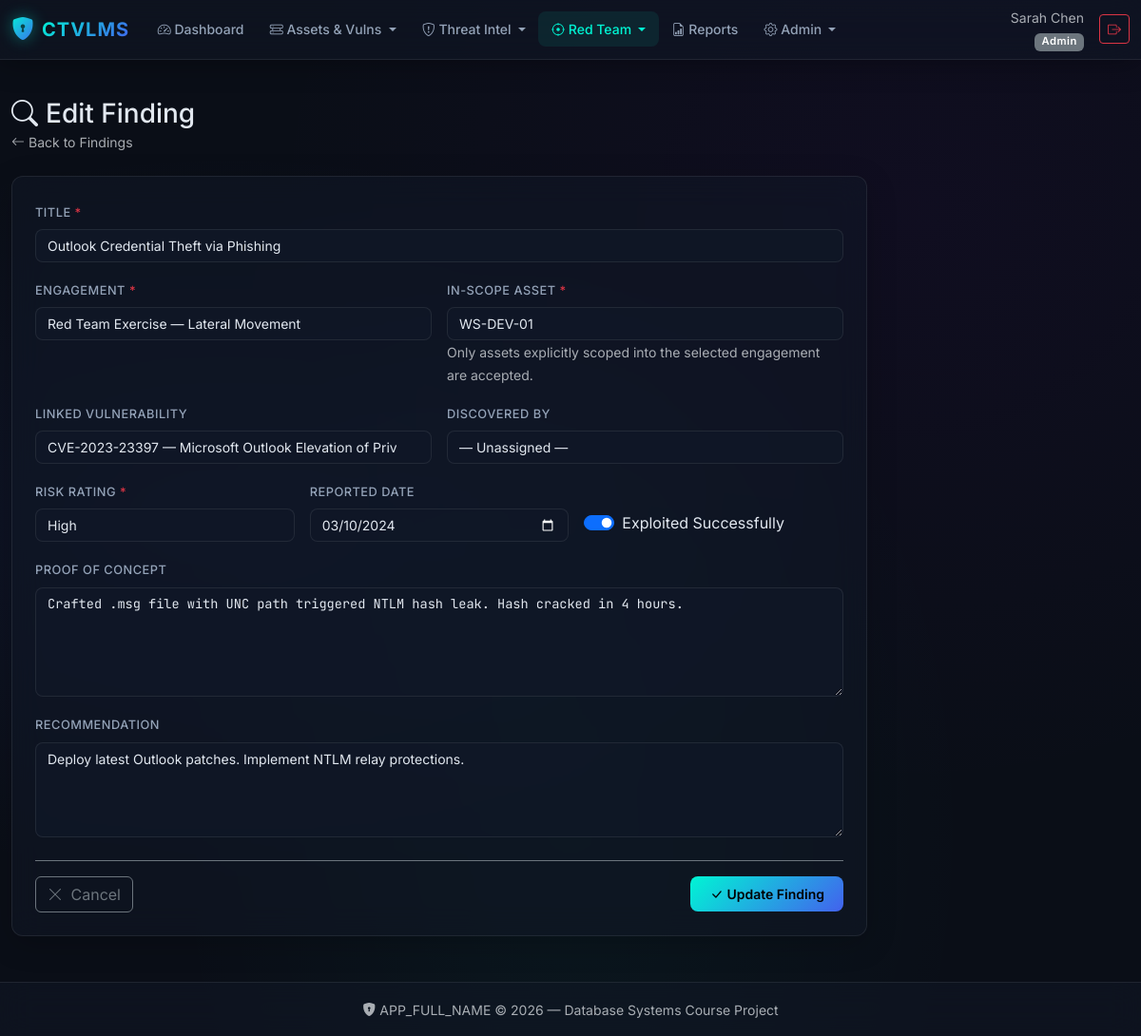
Screenshot of /?page=findings/form&id=5 (signed in) with the database file from the repository.
### tables this page shows
CREATE TABLE findings (
    findingID INT AUTO_INCREMENT PRIMARY KEY,
    engagementID INT NOT NULL,
    assetID INT NOT NULL,
    vulnID INT,                                 
    discoveredByUserID INT,
    title VARCHAR(200) NOT NULL,
    riskRating ENUM('Low','Medium','High','Critical') NOT NULL,
    exploitedSuccessfully BOOLEAN DEFAULT FALSE,
    proofOfConcept TEXT,
    recommendation TEXT,
    reportedDate DATE NOT NULL,
    FOREIGN KEY (engagementID) REFERENCES engagements(engagementID) ON DELETE CASCADE,
    FOREIGN KEY (assetID) REFERENCES assets(assetID) ON DELETE CASCADE,
    FOREIGN KEY (vulnID) REFERENCES vulnerabilities(vulnID) ON DELETE SET NULL,
    FOREIGN KEY (discoveredByUserID) REFERENCES users(userID) ON DELETE SET NULL
);

CREATE TABLE engagements (
    engagementID INT AUTO_INCREMENT PRIMARY KEY,
    engagementName VARCHAR(200) NOT NULL,
    engagementType ENUM('Pentest','Red_Team','Purple_Team','Vuln_Assessment') NOT NULL,
    leadUserID INT,
    startDate DATE NOT NULL,
    endDate DATE,
    status ENUM('Planned','In_Progress','Completed','Cancelled') NOT NULL DEFAULT 'Planned',
    scopeSummary TEXT,
    FOREIGN KEY (leadUserID) REFERENCES users(userID) ON DELETE SET NULL
);

CREATE TABLE vulnerabilities (
    vulnID INT AUTO_INCREMENT PRIMARY KEY,
    cveID VARCHAR(20) UNIQUE,                  
    title VARCHAR(200) NOT NULL,
    description TEXT,
    cvssScore DECIMAL(3,1) CHECK (cvssScore BETWEEN 0.0 AND 10.0),
    severity ENUM('Low','Medium','High','Critical') NOT NULL,
    cwe VARCHAR(20),                           
    publishedDate DATE,
    createdAt TIMESTAMP DEFAULT CURRENT_TIMESTAMP
);

### index.php (called while the page is built, shortened)
<?php
require_once __DIR__ . '/includes/helpers.php';
$page = $_GET['page'] ?? 'dashboard';
$page = preg_replace('/[^a-zA-Z0-9_\/]/', '', $page);
$routes = [
    'dashboard'            => 'pages/dashboard.php',
    'reports'              => 'pages/reports.php',
    'users/list'           => 'pages/users/list.php',
    'users/form'           => 'pages/users/form.php',
    'assets/list'          => 'pages/assets/list.php',
    'assets/form'          => 'pages/assets/form.php',
    'vulnerabilities/list' => 'pages/vulnerabilities/list.php',
    'vulnerabilities/form' => 'pages/vulnerabilities/form.php',
    'exposures/list'       => 'pages/exposures/list.php',
    'asset_vulns/list'     => 'pages/asset_vulns/list.php',
    'asset_vulns/form'     => 'pages/asset_vulns/form.php',
    'threat_actors/list'   => 'pages/threat_actors/list.php',
    'threat_actors/form'   => 'pages/threat_actors/form.php',
    'iocs/list'            => 'pages/iocs/list.php',
    'iocs/form'            => 'pages/iocs/form.php',
    'incidents/list'       => 'pages/incidents/list.php',
    'incidents/form'       => 'pages/incidents/form.php',
    'engagements/list'     => 'pages/engagements/list.php',
    'engagements/form'     => 'pages/engagements/form.php',
    'findings/list'        => 'pages/findings/list.php',
    'findings/form'        => 'pages/findings/form.php',
    'remediations/list'    => 'pages/remediations/list.php',
    'remediations/form'    => 'pages/remediations/form.php',
    'audit_log/list'       => 'pages/audit_log/list.php',
];
require __DIR__ . '/' . $routes[$page];

### pages/findings/form.php (the view, shortened to what this page needs)
<?php
$db        = getDB();
$id        = isset($_GET['id']) ? (int)$_GET['id'] : 0;
$isEdit    = $id > 0;
$record = null;
if ($isEdit) {
    $stmt = $db->prepare('SELECT * FROM findings WHERE findingID = :id');
    $stmt->execute([':id' => $id]);
    $record = $stmt->fetch();
    $pageTitle = 'Edit Finding';
} else {
    $pageTitle = 'New Finding';
}
$engagements = $db->query('SELECT engagementID, engagementName FROM engagements ORDER BY engagementName')->fetchAll();
$vulnerabilities = $db->query('SELECT vulnID, cveID, title FROM vulnerabilities ORDER BY cveID')->fetchAll();
$riskLevels = ['Critical', 'High', 'Medium', 'Low'];
require __DIR__ . '/../../includes/header.php';
?>
<div class="page-header">
    <div>
        <h1 class="h3 mb-0"><i class="bi bi-search me-2"></i><?= e($pageTitle) ?></h1>
        <small class="text-muted">
            <a href="?page=findings/list" class="text-decoration-none text-muted"><i class="bi bi-arrow-left me-1"></i>Back to Findings</a>
        </small>
    </div>
</div>
<div class="glass-card p-4 fade-in-up" style="max-width: 900px;">
    <form method="POST" action="?page=findings/form<?= $isEdit ? '&id=' . $id : '' ?>">
        <div class="row g-3">
            <div class="col-12">
                <label for="title" class="form-label">Title <span class="text-danger">*</span></label>
                <input type="text" class="form-control" id="title" name="title" value="<?= e($record['title'] ?? '') ?>" required placeholder="e.g., SQL Injection in Login Form">
            </div>
            <div class="col-md-6">
                <label for="engagementID" class="form-label">Engagement <span class="text-danger">*</span></label>
                <select class="form-select" id="engagementID" name="engagementID" required>
                    <?php foreach ($engagements as $eng): ?>
                        <option value="<?= (int)$eng['engagementID'] ?>" <?= ((int)($record['engagementID'] ?? 0)) === (int)$eng['engagementID'] ? 'selected' : '' ?>><?= e($eng['engagementName']) ?></option>
                    <?php endforeach; ?>
                </select>
            </div>
            <div class="col-md-6">
                <label for="assetID" class="form-label">In-Scope Asset <span class="text-danger">*</span></label>
                <select class="form-select" id="assetID" name="assetID" required>
                    <option value="">— Select engagement first —</option>
                </select>
                <small class="text-muted">Only assets explicitly scoped into the selected engagement are accepted.</small>
            </div>
            <div class="col-md-6">
                <label for="vulnID" class="form-label">Linked Vulnerability</label>
                <select class="form-select" id="vulnID" name="vulnID">
                    <?php foreach ($vulnerabilities as $v): ?>
                        <option value="<?= (int)$v['vulnID'] ?>" <?= ((int)($record['vulnID'] ?? 0)) === (int)$v['vulnID'] ? 'selected' : '' ?>>
                            <?= e(($v['cveID'] ?: 'Internal') . ' — ' . substr($v['title'], 0, 60)) ?>
                        </option>
                    <?php endforeach; ?>
                </select>
            </div>
            <div class="col-md-6">
                <label for="discoveredByUserID" class="form-label">Discovered By</label>
                <select class="form-select" id="discoveredByUserID" name="discoveredByUserID">
                    <option value="">— Unassigned —</option>
                </select>
            </div>
            <div class="col-md-4">
                <label for="riskRating" class="form-label">Risk Rating <span class="text-danger">*</span></label>
                <select class="form-select" id="riskRating" name="riskRating" required>
                    <?php foreach ($riskLevels as $r): ?>
                        <option value="<?= e($r) ?>" <?= ($record['riskRating'] ?? '') === $r ? 'selected' : '' ?>><?= e($r) ?></option>
                    <?php endforeach; ?>
                </select>
            </div>
            <div class="col-md-4">
                <label for="reportedDate" class="form-label">Reported Date</label>
                <input type="date" class="form-control" id="reportedDate" name="reportedDate" value="<?= e($record['reportedDate'] ?? date('Y-m-d')) ?>">
            </div>
            <div class="col-md-4 d-flex align-items-end">
                <div class="form-check form-switch mb-2">
                    <input class="form-check-input" type="checkbox" id="exploitedSuccessfully" name="exploitedSuccessfully" value="1" <?= !empty($record['exploitedSuccessfully']) ? 'checked' : '' ?>>
                    <label class="form-check-label" for="exploitedSuccessfully">Exploited Successfully</label>
                </div>
            </div>
            <div class="col-12">
                <label for="proofOfConcept" class="form-label">Proof of Concept</label>
                <textarea class="form-control font-mono" id="proofOfConcept" name="proofOfConcept" rows="5" placeholder="Steps to reproduce, evidence, screenshots, etc."><?= e($record['proofOfConcept'] ?? '') ?></textarea>
            </div>
            <div class="col-12">
                <label for="recommendation" class="form-label">Recommendation</label>
                <textarea class="form-control" id="recommendation" name="recommendation" rows="4" placeholder="Remediation steps, mitigations, compensating controls…"><?= e($record['recommendation'] ?? '') ?></textarea>
            </div>
        </div>
        <div class="d-flex justify-content-between align-items-center mt-4 pt-3 border-top border-secondary">
            <a href="?page=findings/list" class="btn btn-outline-secondary"><i class="bi bi-x-lg me-1"></i> Cancel</a>
            <button type="submit" class="btn btn-cyber"><i class="bi bi-check-lg me-1"></i><?= $isEdit ? 'Update Finding' : 'Create Finding' ?></button>
        </div>
    </form>
</div>
<?php require __DIR__ . '/../../includes/footer.php'; ?>

### public/css/style.css (style rules this page uses)
:root { --bg-primary: #0a0e17; --bg-secondary: #111827; --bg-card: rgba(17, 24, 39, 0.7); --bg-glass: rgba(17, 24, 39, 0.55); --border-glass: rgba(255, 255, 255, 0.08); --text-primary: #e2e8f0; --text-secondary: #94a3b8; --text-muted: #64748b; --accent-cyan: #00f5d4; --accent-magenta: #f72585; --accent-blue: #4361ee; --accent-purple: #7209b7; --accent-orange: #fb8500; --severity-critical: #ef4444; --severity-high: #f97316; --severity-medium: #eab308; --severity-low: #22c55e; --font-body: 'Inter', system-ui, -apple-system, sans-serif; --font-mono: 'JetBrains Mono', 'Fira Code', monospace; --glass-blur: 16px; --radius: 12px; --radius-sm: 8px; --transition: all 0.3s cubic-bezier(0.4, 0, 0.2, 1); }
html { scroll-behavior: smooth; }
body { font-family: var(--font-body); background: var(--bg-primary); color: var(--text-primary); min-height: 100vh; background-image: radial-gradient(ellipse at 20% 50%, rgba(67, 97, 238, 0.08) 0%, transparent 50%), radial-gradient(ellipse at 80% 20%, rgba(114, 9, 183, 0.06) 0%, transparent 50%), radial-gradient(ellipse at 50% 80%, rgba(0, 245, 212, 0.04) 0%, transparent 50%); }
.glass-card { background: var(--bg-glass); backdrop-filter: blur(var(--glass-blur)); -webkit-backdrop-filter: blur(var(--glass-blur)); border: 1px solid var(--border-glass); border-radius: var(--radius); box-shadow: 0 8px 32px rgba(0, 0, 0, 0.2); transition: var(--transition); }
.badge { font-weight: 600; font-size: 0.7rem; letter-spacing: 0.5px; padding: 0.35em 0.65em; border-radius: 6px; }
.btn-cyber { background: linear-gradient(135deg, var(--accent-cyan), var(--accent-blue)); border: none; color: #000; font-weight: 600; font-size: 0.875rem; padding: 0.5rem 1.25rem; border-radius: var(--radius-sm); transition: var(--transition); text-decoration: none; }
.form-control, .form-select { background: rgba(17, 24, 39, 0.8) !important; border: 1px solid var(--border-glass) !important; color: var(--text-primary) !important; border-radius: var(--radius-sm); font-size: 0.875rem; transition: var(--transition); }
.form-label { color: var(--text-secondary); font-weight: 500; font-size: 0.8rem; text-transform: uppercase; letter-spacing: 0.5px; }
textarea.form-control { min-height: 100px; }
.page-header { display: flex; align-items: center; justify-content: space-between; flex-wrap: wrap; gap: 1rem; margin-bottom: 1.5rem; }
.font-mono { font-family: var(--font-mono); font-size: 0.85rem; }
.fade-in-up { animation: fadeInUp 0.5s ease-out forwards; }

### rows the page displays
findings: title "Outlook Credential Theft via Phishing", engagementID "Red Team Exercise — Lateral Movement", vulnID "CVE-2023-23397 — Microsoft Outlook Elevation of Privilege", reportedDate "03/10/2024", exploitedSuccessfully "☑", proofOfConcept "Crafted .msg file with UNC path triggered NTLM hash leak. Hash cracked in 4 hours.", recommendation "Deploy latest Outlook patches. Implement NTLM relay protections."

### other values shown
$user['name'] "Sarah Chen"
$map[$role] "Admin"
$pageTitle "Edit Finding"
APP_FULL_NAME "APP_FULL_NAME"
form field riskRating "High"
